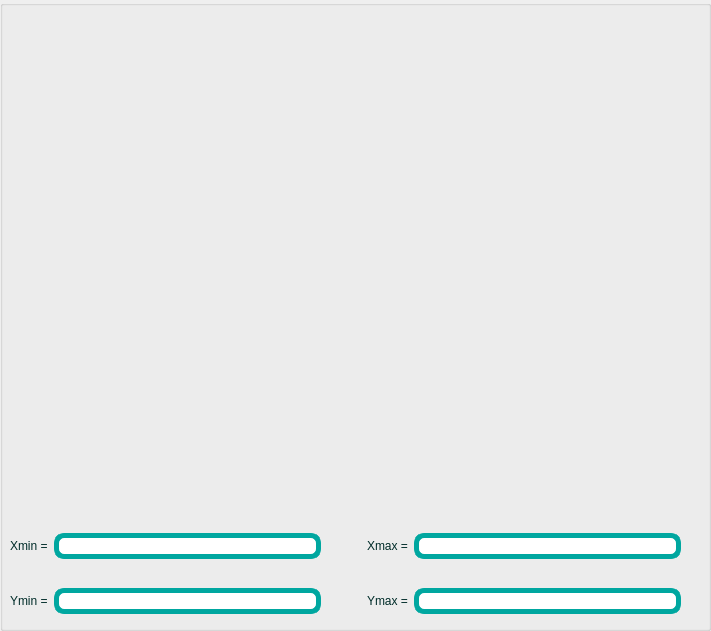
       <widget class="QGroupBox" name="graph_val_box">
        <property name="geometry">
         <rect>
          <x>780</x>
          <y>0</y>
          <width>711</width>
          <height>631</height>
         </rect>
        </property>
        <property name="focusPolicy">
         <enum>Qt::StrongFocus</enum>
        </property>
        <property name="title">
         <string/>
        </property>
        <property name="flat">
         <bool>true</bool>
        </property>
        <widget class="QCustomPlot" name="graph_window" native="true">
         <property name="geometry">
          <rect>
           <x>20</x>
           <y>30</y>
           <width>651</width>
           <height>461</height>
          </rect>
         </property>
        </widget>
        <widget class="QWidget" name="layoutWidget">
         <property name="geometry">
          <rect>
           <x>10</x>
           <y>510</y>
           <width>671</width>
           <height>128</height>
          </rect>
         </property>
         <property name="focusPolicy">
          <enum>Qt::NoFocus</enum>
         </property>
         <layout class="QGridLayout" name="values_lay">
          <item row="1" column="3">
           <widget class="QLabel" name="label_ymax">
            <property name="styleSheet">
             <string notr="true">QLabel{
	color:#002c29;
	text-align:center;
	font: 700 20pt &quot;Chalkboard&quot;;
}
</string>
            </property>
            <property name="text">
             <string>Ymax =</string>
            </property>
           </widget>
          </item>
          <item row="0" column="3">
           <widget class="QLabel" name="label_xmax">
            <property name="styleSheet">
             <string notr="true">
	color:#002c29;


	
	text-align:center;
	font: 700 20pt &quot;Chalkboard&quot;;</string>
            </property>
            <property name="text">
             <string>Xmax =</string>
            </property>
           </widget>
          </item>
          <item row="1" column="1">
           <widget class="QLineEdit" name="ymin_line">
            <property name="focusPolicy">
             <enum>Qt::StrongFocus</enum>
            </property>
            <property name="styleSheet">
             <string notr="true">QLineEdit
{
	border:5px solid #00A7A0;
	color:#002c29;
	background-color:#FFFFFF;
	border-radius:10px;
	
	text-align:center;
	font: 700 20pt &quot;Chalkboard&quot;;
}</string>
            </property>
            <property name="text">
             <string/>
            </property>
            <property name="maxLength">
             <number>255</number>
            </property>
            <property name="alignment">
             <set>Qt::AlignRight|Qt::AlignTrailing|Qt::AlignVCenter</set>
            </property>
           </widget>
          </item>
          <item row="1" column="4">
           <widget class="QLineEdit" name="ymax_line">
            <property name="focusPolicy">
             <enum>Qt::StrongFocus</enum>
            </property>
            <property name="styleSheet">
             <string notr="true">QLineEdit
{
	border:5px solid #00A7A0;
	color:#002c29;
	background-color:#FFFFFF;
	border-radius:10px;
	
	text-align:center;
	font: 700 20pt &quot;Chalkboard&quot;;
}</string>
            </property>
            <property name="text">
             <string/>
            </property>
            <property name="maxLength">
             <number>255</number>
            </property>
            <property name="alignment">
             <set>Qt::AlignRight|Qt::AlignTrailing|Qt::AlignVCenter</set>
            </property>
           </widget>
          </item>
          <item row="0" column="1">
           <widget class="QLineEdit" name="xmin_line">
            <property name="focusPolicy">
             <enum>Qt::StrongFocus</enum>
            </property>
            <property name="styleSheet">
             <string notr="true">QLineEdit
{
	border:5px solid #00A7A0;
	color:#002c29;
	background-color:#FFFFFF;
	border-radius:10px;
	
	text-align:center;
	font: 700 20pt &quot;Chalkboard&quot;;
}</string>
            </property>
            <property name="text">
             <string/>
            </property>
            <property name="maxLength">
             <number>255</number>
            </property>
            <property name="alignment">
             <set>Qt::AlignRight|Qt::AlignTrailing|Qt::AlignVCenter</set>
            </property>
           </widget>
          </item>
          <item row="0" column="0">
           <widget class="QLabel" name="label_xmin">
            <property name="styleSheet">
             <string notr="true">
	color:#002c29;


	
	text-align:center;
	font: 700 20pt &quot;Chalkboard&quot;;</string>
            </property>
            <property name="text">
             <string>Xmin =</string>
            </property>
           </widget>
          </item>
          <item row="1" column="0">
           <widget class="QLabel" name="label_ymin">
            <property name="styleSheet">
             <string notr="true">
	color:#002c29;


	
	text-align:center;
	font: 700 20pt &quot;Chalkboard&quot;;</string>
            </property>
            <property name="text">
             <string>Ymin =</string>
            </property>
           </widget>
          </item>
          <item row="0" column="4">
           <widget class="QLineEdit" name="xmax_line">
            <property name="focusPolicy">
             <enum>Qt::StrongFocus</enum>
            </property>
            <property name="styleSheet">
             <string notr="true">QLineEdit
{
	border:5px solid #00A7A0;
	color:#002c29;
	background-color:#FFFFFF;
	border-radius:10px;
	
	text-align:center;
	font: 700 20pt &quot;Chalkboard&quot;;
}</string>
            </property>
            <property name="text">
             <string/>
            </property>
            <property name="maxLength">
             <number>255</number>
            </property>
            <property name="alignment">
             <set>Qt::AlignRight|Qt::AlignTrailing|Qt::AlignVCenter</set>
            </property>
           </widget>
          </item>
          <item row="0" column="2">
           <spacer name="calc_spac">
            <property name="orientation">
             <enum>Qt::Horizontal</enum>
            </property>
            <property name="sizeType">
             <enum>QSizePolicy::Fixed</enum>
            </property>
            <property name="sizeHint" stdset="0">
             <size>
              <width>40</width>
              <height>20</height>
             </size>
            </property>
           </spacer>
          </item>
         </layout>
        </widget>
       </widget>
